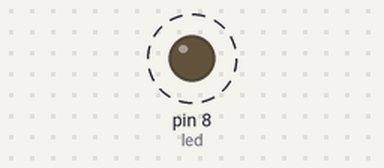
The sketch below on a simulated Arduino Uno, built with avr-gcc and run on an emulated ATmega328P. On the bench: output pins drawn as LEDs (lit = HIGH). Dashed ring = blinking. What the sketch prints to the serial monitor is not drawn.

Above: at 0.6 s.
Timing chart, 0 to 3.0 s (numbered marks = the images above):
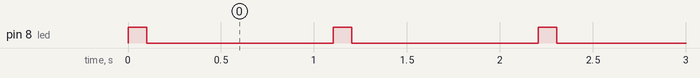

The sketch:

HWjunction_Blink.ino
```cpp
// Blinking program
// Author : Selvaraaju Murugesan
// Date   : 13-02-2016

int led=8

;
void setup() {

// Select the Pin mode
 pinMode(led,OUTPUT);

// Set baudrate for Serial port
 Serial.begin(9600);
}


void loop() {
  // put your main code here, to run repeatedly:

  int digital_status;

  digitalWrite(led,HIGH);
  delay(100);

  digital_status = digitalRead(led);
  Serial.println(digital_status);
  delay(1);

  digitalWrite(led,LOW);
  delay(1000);

  digital_status = digitalRead(led);
  Serial.println(digital_status);
  delay(1);

}
```

Measured:
- by itself, pin 8 (led): alternates HIGH for 0.10 s and LOW for 1.0 s
